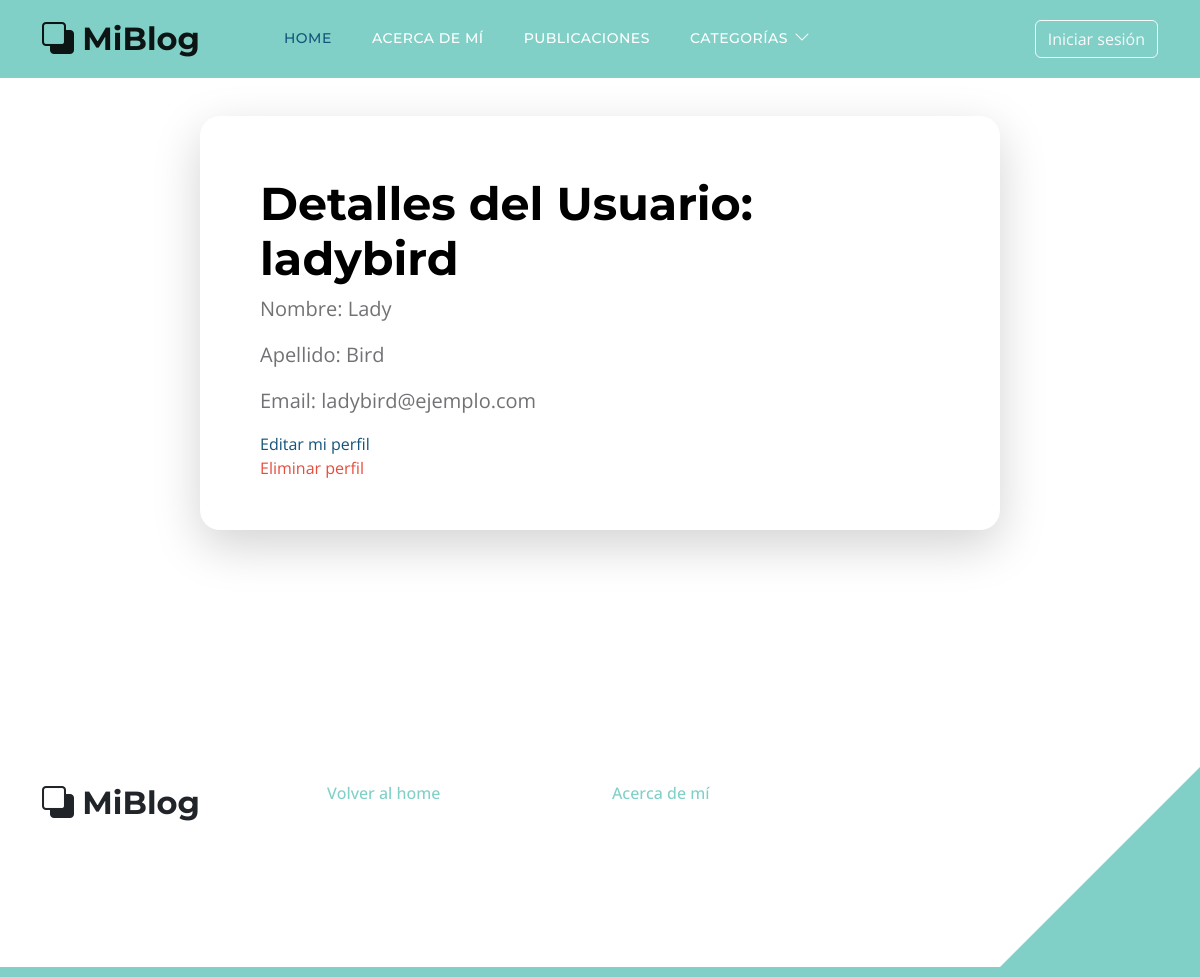
/perfiles/perfil/7/, run on the app's committed database.
### perfiles/models.py (models this page shows)
class Usuario(AbstractUser):
    def __str__(self):
        return f"{self.username}"

### perfiles/views.py (the view)
# urls.py: path("perfil/<int:pk>/", views.UsuarioDetailView.as_view(), name='perfil'),
class UsuarioDetailView(generic.DetailView):
    model = Usuario
    template_name = 'perfiles/usuario_detail.html'
    def get_context_data(self, **kwargs):
        context = super().get_context_data(**kwargs)
        context['usuario'] = self.object
        return context

### perfiles/templates/perfiles/usuario_detail.html (shortened to what this page needs)
{% extends 'base.html' %}
{% block contenido %}
<div class="col-lg-8 col-12 mt-3 mx-auto">
    <div class="custom-block custom-block-topics-listing bg-white shadow-lg mb-5">
        <div class="d-flex">
            <div class="custom-block-topics-listing-info d-flex">
                <div>
                    <h2>Detalles del Usuario: {{ usuario.username }}</h2>
                    <p>Nombre: {{ usuario.first_name }}</p>
                    <p>Apellido: {{ usuario.last_name }}</p>
                    <p>Email: {{ usuario.email }}</p>
                    <a href="{% url 'perfiles:editar_usuario' user.id %}">Editar mi perfil</a>
                    <br>
                    <a style="color:#E74C3C;" href="{% url 'perfiles:borrar_usuario' user.id %}">Eliminar perfil</a>
                </div>
            </div>
        </div>
    </div>
</div>
{% endblock contenido %}

### static/css/templatemo-topic-listing.css (style rules this page uses)
:root { --white-color: #ffffff; --primary-color: #13547a; --secondary-color: #80d0c7; --section-bg-color: #f0f8ff; --custom-btn-bg-color: #80d0c7; --custom-btn-bg-hover-color: #13547a; --dark-color: #000000; --p-color: #717275; --border-color: #7fffd4; --link-hover-color: #13547a; --body-font-family: 'Open Sans', sans-serif; --title-font-family: 'Montserrat', sans-serif; --h1-font-size: 58px; --h2-font-size: 46px; --h3-font-size: 32px; --h4-font-size: 28px; --h5-font-size: 24px; --h6-font-size: 22px; --p-font-size: 20px; --menu-font-size: 14px; --btn-font-size: 18px; --copyright-font-size: 16px; --border-radius-large: 100px; --border-radius-medium: 20px; --border-radius-small: 10px; --font-weight-normal: 400; --font-weight-medium: 500; --font-weight-semibold: 600; --font-weight-bold: 700; }
body { background-color: var(--white-color); font-family: var(--body-font-family); }
h2, h3, h4, h5, h6 { color: var(--dark-color); }
h1, h2, h3, h4, h5, h6 { font-family: var(--title-font-family); font-weight: var(--font-weight-semibold); }
h2 { font-size: var(--h2-font-size); font-weight: var(--font-weight-bold); }
p { color: var(--p-color); font-size: var(--p-font-size); font-weight: var(--font-weight-normal); }
a, button { touch-action: manipulation; transition: all 0.3s; }
a { display: inline-block; color: var(--primary-color); text-decoration: none; }
.custom-block { border-radius: var(--border-radius-medium); position: relative; overflow: hidden; padding: 30px; transition: all 0.3s ease; height: 100%; }
.custom-block-topics-listing-info { margin: 30px 20px 20px 30px; }
.custom-block-topics-listing { height: inherit; }

### data on the page
Usuario: username "ladybird", first_name "Lady", last_name "Bird", email "ladybird@ejemplo.com"
